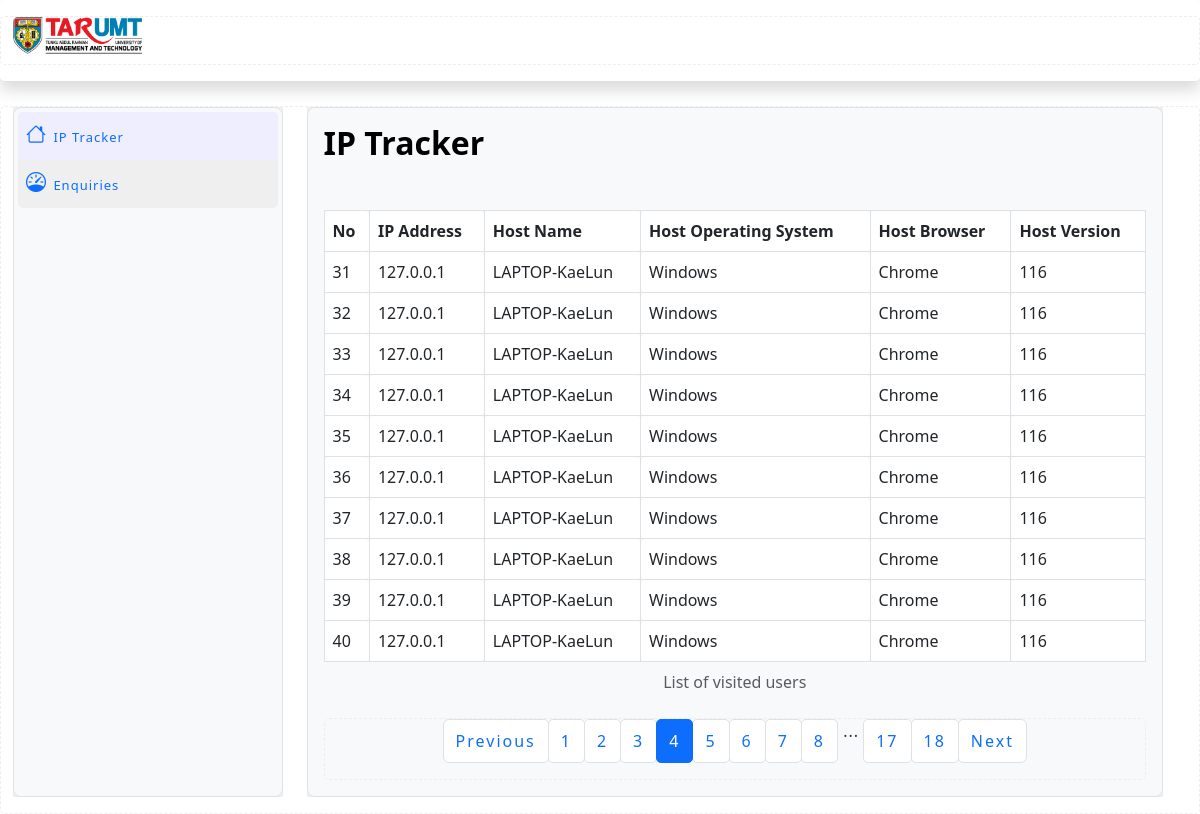
The page /admin/4 on the database its author committed.
### app.py (models this page shows, shortened)
class ipTracker(db.Model):
    __tablename__ = "ipTracker"
    id = db.Column(db.Integer, primary_key=True)
    userIPAddr = db.Column(db.String(128), nullable=False)
    userDeviceName = db.Column(db.String(128), nullable=False)
    userBrowserType = db.Column(db.String(128), nullable=False)
    userPlatform = db.Column(db.String(128), nullable=False)
    userBrowserVersion = db.Column(db.String(128), nullable=False)

### app.py (the view)
@app.route('/admin/<int:page_num>', methods=['GET', 'POST'])
def admin(page_num):
    userIP = ipTracker.query.paginate(per_page = 10, page = page_num, error_out = True)
    return render_template('admin.html', userIP = userIP)

### templates/admin.html (shortened to what this page needs)
<!DOCTYPE html>
<html lang="en">
  <head>
    <link
      rel="stylesheet"
      href="https://cdnjs.cloudflare.com/ajax/libs/font-awesome/4.7.0/css/font-awesome.min.css"
    />
    <link
      href="{{ url_for('static', filename='assets/vendor/aos/aos.css')}}"
      rel="stylesheet"
    />
    <link
      href="{{ url_for('static', filename='assets/vendor/bootstrap/css/bootstrap.min.css')}}"
      rel="stylesheet"
    />
    <link
      href="{{ url_for('static', filename='assets/vendor/bootstrap-icons/bootstrap-icons.css')}}"
      rel="stylesheet"
    />
    <link
      href="{{ url_for('static', filename='assets/vendor/glightbox/css/glightbox.min.css')}}"
      rel="stylesheet"
    />
    <link
      href="{{ url_for('static', filename='assets/vendor/swiper/swiper-bundle.min.css')}}"
      rel="stylesheet"
    />
    <link
      href="{{ url_for('static', filename='assets/css/style.css')}}"
      rel="stylesheet"
    />
  </head>
  <body>
    <header class="py-3 mb-4 border-bottom shadow">
      <div class="container-fluid align-items-center d-flex">
        <div class="flex-shrink-1">
          <a
            href="#"
            class="d-flex align-items-center col-lg-4 mb-2 mb-lg-0 link-dark text-decoration-none"
          >
             <img src="../static/assets/img/tarumt-logo1.png" class="img-fluid"/>
          </a>
        </div>
      </div>
    </header>
    <div
      class="container-fluid pb-3 flex-grow-1 d-flex flex-column flex-sm-row overflow-auto"
    >
      <div class="row flex-grow-sm-1 flex-grow-0 w-100">
        <aside
          class="col-sm-3 flex-grow-sm-1 flex-shrink-1 flex-grow-0 sticky-top pb-sm-0 pb-3"
        >
          <div class="bg-light border rounded-3 p-1 h-100 sticky-top">
            <ul
              class="nav nav-pills flex-sm-column flex-row mb-auto justify-content-between text-truncate"
            >
              <li class="nav-item">
                <a href="{{ url_for('admin', page_num = 1)}}" class="nav-link px-2 text-truncate">
                  <i class="bi bi-house fs-5"></i>
                  <span class="d-none d-sm-inline">IP Tracker</span>
                </a>
              </li>
              <li>
                <a href="{{ url_for('adminEnquiry', page_num = 1)}}" class="nav-link px-2 text-truncate">
                  <i class="bi bi-speedometer fs-5"></i>
                  <span class="d-none d-sm-inline">Enquiries</span>
                </a>
              </li>
            </ul>
          </div>
        </aside>
        <main class="col overflow-auto h-100">
          <div class="bg-light border rounded-3 p-3">
            <h2>IP Tracker</h2>
            <table class="table table-hover table-bordered table-responsive mt-5">
              <caption class="text-center">List of visited users</caption>
              <thead>
                <th>No</th>
                <th>IP Address</th>
                <th>Host Name</th>
                <th>Host Operating System</th>
                <th>Host Browser</th>
                <th>Host Version</th>
              </thead>
              <tbody>
                {% for ip in userIP.items %}
                <tr>
                  <td>{{ip.id}}</td>
                  <td>{{ip.userIPAddr}}</td>
                  <td>{{ip.userDeviceName}}</td>
                  <td>{{ip.userPlatform}}</td>
                  <td>{{ip.userBrowserType}}</td>
                  <td>{{ip.userBrowserVersion}}</td>
                </tr>
                {% endfor %}
              </tbody>
            </table>
            <div class="container mt-2">
              <nav aria-label="Page navigation example">
                <ul class="pagination justify-content-center ">
                  <li class="page-item {%if not userIP.has_prev %} disabled {% endif %}"><a href="{{url_for('admin', page_num=userIP.page -1)}}" class="page-link">Previous</a></li>
              {% for page in userIP.iter_pages() %}
                {% if page %}
                  <li class="page-item {%if page == userIP.page %} active {% endif %}"><a href="{{ url_for('admin', page_num=page) }}" class="page-link">{{ page }}</a></li>
                {% else %}
                  &nbsp;...&nbsp;
                {% endif %}
              {% endfor %}
              <li class="page-item {%if not userIP.has_next %} disabled {% endif %}"><a href="{{url_for('admin', page_num=userIP.page +1)}}" class="page-link">Next</a></li>
              </ul>
              </nav>
              </div>
          </div>
        </main>
      </div>
    </div>
  </body>
</html>

### static/assets/css/style.css (style rules this page uses)
body { background-color: #fff; color: #333; }
h1, h2, h3, h4, h5, h6 { margin: 0; }
h2 { color: #000; font-weight: 600; }
a { letter-spacing: 2px; text-decoration: none; color: #EBA200; }
ul { letter-spacing: 1px; }
li { color: #626262; font-size: 13px; font-weight: 400; letter-spacing: 2px; line-height: 30px; text-transform: capitalize; }
span { letter-spacing: 1px; }

### templates/admin.html (style rules this page uses)
* { border-radius: 5px; }
main { min-height: 80vh; }
[class*="container"] { border: 1px dashed #eee; background-clip: content-box; }
.row [class*="col"] { background-color: #efefef; background-clip: content-box; }
.nav-item { background-color: #eeeeff; background-clip: content-box; }

### rows shown on the page
ipTracker: id "31", userIPAddr "127.0.0.1", userDeviceName "LAPTOP-KaeLun", userPlatform "Windows", userBrowserType "Chrome", userBrowserVersion "116"
ipTracker: id "32", userIPAddr "127.0.0.1", userDeviceName "LAPTOP-KaeLun", userPlatform "Windows", userBrowserType "Chrome", userBrowserVersion "116"
ipTracker: id "33", userIPAddr "127.0.0.1", userDeviceName "LAPTOP-KaeLun", userPlatform "Windows", userBrowserType "Chrome", userBrowserVersion "116"
ipTracker: id "34", userIPAddr "127.0.0.1", userDeviceName "LAPTOP-KaeLun", userPlatform "Windows", userBrowserType "Chrome", userBrowserVersion "116"
ipTracker: id "35", userIPAddr "127.0.0.1", userDeviceName "LAPTOP-KaeLun", userPlatform "Windows", userBrowserType "Chrome", userBrowserVersion "116"
ipTracker: id "36", userIPAddr "127.0.0.1", userDeviceName "LAPTOP-KaeLun", userPlatform "Windows", userBrowserType "Chrome", userBrowserVersion "116"
ipTracker: id "37", userIPAddr "127.0.0.1", userDeviceName "LAPTOP-KaeLun", userPlatform "Windows", userBrowserType "Chrome", userBrowserVersion "116"
ipTracker: id "38", userIPAddr "127.0.0.1", userDeviceName "LAPTOP-KaeLun", userPlatform "Windows", userBrowserType "Chrome", userBrowserVersion "116"
ipTracker: id "39", userIPAddr "127.0.0.1", userDeviceName "LAPTOP-KaeLun", userPlatform "Windows", userBrowserType "Chrome", userBrowserVersion "116"
ipTracker: id "40", userIPAddr "127.0.0.1", userDeviceName "LAPTOP-KaeLun", userPlatform "Windows", userBrowserType "Chrome", userBrowserVersion "116"

### other values the page prints
{{ page }} "1" "2" "3" "4" "5" "6" "7" "8" "17" "18"
